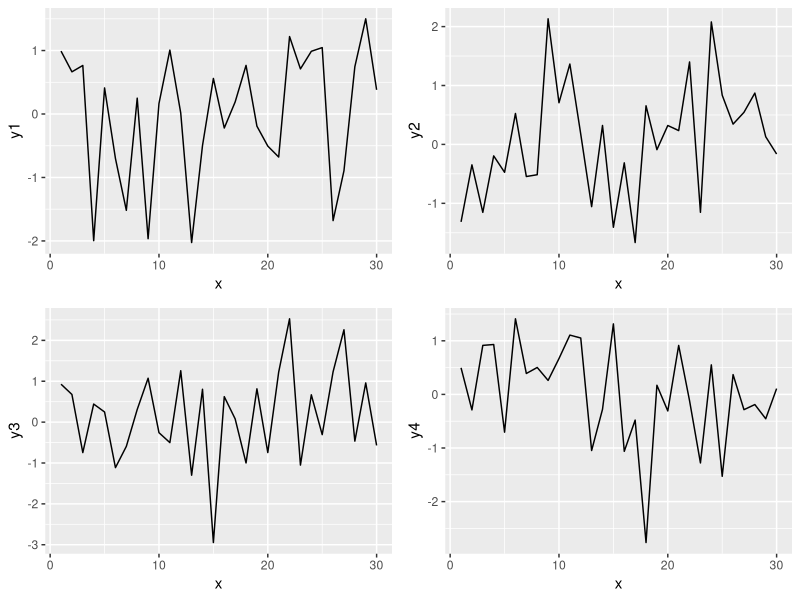
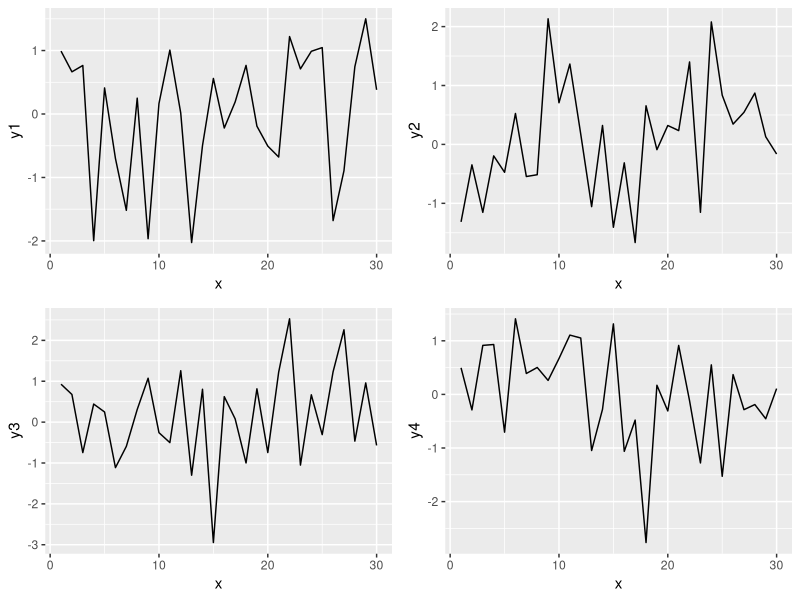

Reproduce these figures in R, in order.
# try combining ggplot2 graphs into 2x2 matrix

library(ggplot2)
library(gridExtra)


# create the mock data and plots ----------------------------------------------

dat = data.frame(cbind(x = seq(1:30), 
                       y1 = rnorm(30), 
                       y2 = rnorm(30), 
                       y3 = rnorm(30), 
                       y4 = rnorm(30)))


plot1 = ggplot(dat, aes(x = x, y = y1)) + geom_line()

plot2 = ggplot(dat, aes(x = x, y = y2)) + geom_line()

plot3 = ggplot(dat, aes(x = x, y = y3)) + geom_line()

plot4 = ggplot(dat, aes(x = x, y = y4)) + geom_line()


#------------------------------------------------------------------------------


# build the plots 
p1 <- ggplot_gtable(ggplot_build(plot1))
p2 <- ggplot_gtable(ggplot_build(plot2))
p3 <- ggplot_gtable(ggplot_build(plot3))
p4 <- ggplot_gtable(ggplot_build(plot4))



# another method - uses gridExtra
# library(gridExtra)
# using print seems to overcome a difficulty when using Shiny with grid.arrange


# OLD - replaced 31AUG2015 due to changes in gridExtra package
# print( grid.arrange(arrangeGrob(p2.common.y, p1.common.y, 
#                                 p3.blankPlot, p4.lineplots,
#                                 ncol=2, nrow=2,
#                                 widths=c(1,4)), heights=c(1,2)) )


# NEW - taken from
# http://stackoverflow.com/questions/29062766/store-output-from-gridextragrid-arrange-into-an-object
zz <- gridExtra::arrangeGrob(p1, p2, p3, p4, ncol=2, nrow=2)

grid::grid.draw(zz)


plot(zz)


# END CODE ####################################################################